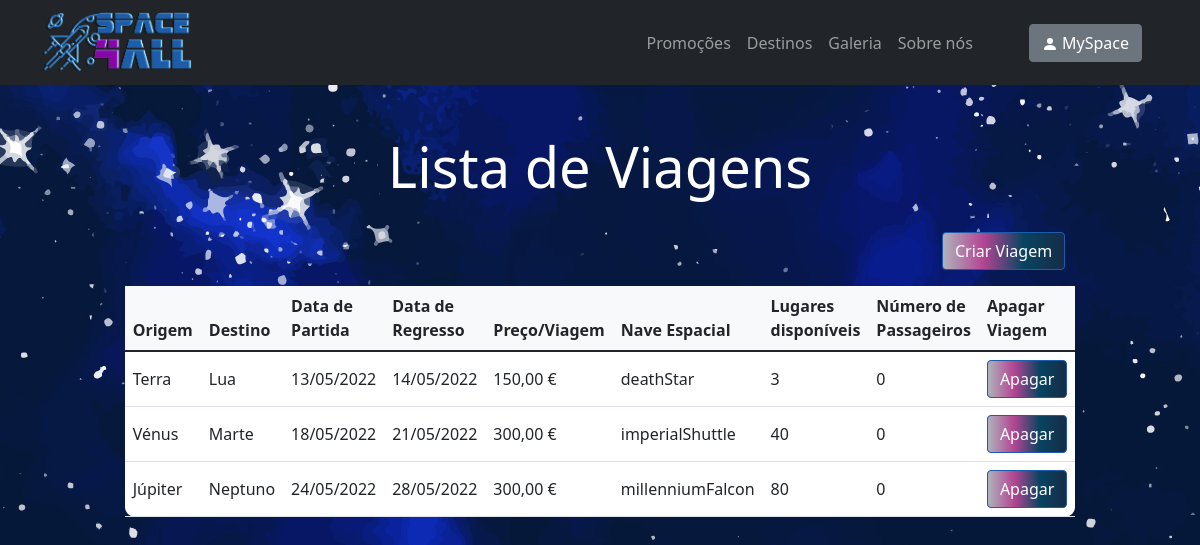
The app's page /trip-list, older data.
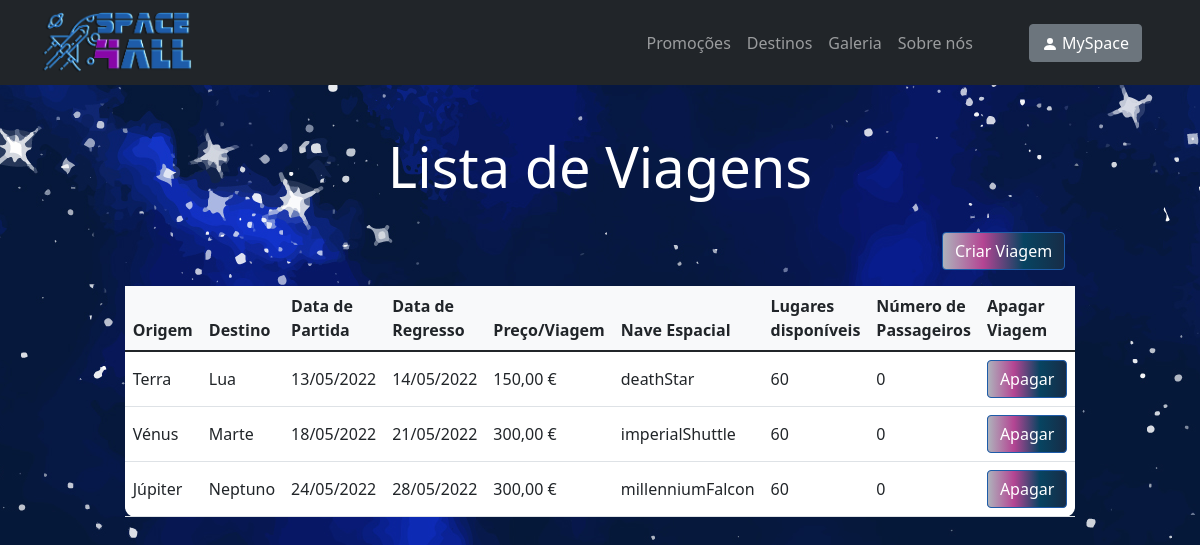
The same page, newer data.
### space_trip/models.py (models this page shows)
class Trip(models.Model):
 origin = models.CharField(max_length=50)
 destination = models.CharField(max_length=50)
 departure_date = models.DateTimeField('departure_date')
 return_date = models.DateTimeField('return_date')
 price = models.IntegerField(default=600)
 spaceship = models.CharField(max_length=50)
 available_seats = models.IntegerField(default=60)
 number_of_passengers = models.IntegerField(default=0)

### space_trip/views.py (the view)
# urls.py: path("trip-list", views.tripList, name="trip-list"),
def tripList(request):
    trip_list = Trip.objects.all()
    return render(request, 'space_trip/trip-list.html', {'trip_list': trip_list})

### space_trip/templates/space_trip/trip-list.html (shortened to what this page needs)
{% extends "./index.html" %}
{% load static %}
{% block body %}
<div>
      <br><br>
       <h1 style="color: white; text-align: center;" class="glow display-4">Lista de Viagens</h1>
      <br>
      <a href="{% url 'space_trip:trip-management' %}"><button class="btn btn-primary btn-block fa-lg gradient-custom-2 mb-3" style="position: relative; left: 78.5%">Criar Viagem</button></a>
      <br>
      {% if trip_list %}
          <table class="table align-middle mb-0 bg-white w-75" style="border-radius: 10px; margin-left: auto; margin-right: auto;">
            <thead class="bg-light">
              <tr>
                <th>Origem</th>
                <th>Destino</th>
                <th>Data de Partida</th>
                <th>Data de Regresso</th>
                <th>Preço/Viagem</th>
                <th>Nave Espacial</th>
                <th>Lugares disponíveis</th>
                <th>Número de Passageiros</th>
                <th>Apagar Viagem</th>
              </tr>
            </thead>
            <tbody>
            {% for trip in trip_list %}
                  <tr>
                    <td>
                        {{ trip.origin }}
                    </td>
                    <td>
                        {{ trip.destination }}
                    </td>
                    <td>
                        {{ trip.departure_date|date:"d/m/Y" }}
                    </td>
                    <td>
                        {{ trip.return_date|date:"d/m/Y" }}
                    </td>
                    <td>
                        {{ trip.price }},00 €
                    </td>
                    <td>
                        {{ trip.spaceship }}
                    </td>
                    <td>
                        {{ trip.available_seats }}
                    </td>
                    <td>
                        {{ trip.number_of_passengers }}
                    </td>
                    <td>
                        <form action="{% url 'space_trip:deleteTrip' trip.id %}" method="get">
                            <input class="btn btn-primary btn-block fa-lg gradient-custom-2" type="submit" value="Apagar" />
                        </form>
                    </td>
                  </tr>
                {% endfor %}
            </tbody>
          </table>
    {% else %}
        <h1 style="color: white; text-align: center;" class="glow display-4">Não existem viagens disponíveis</h1>
    {% endif %}
</div>
{% endblock %}

### space_trip/templates/space_trip/index.html (shortened to what this page needs)
<!DOCTYPE html>
<html lang="pt">
<head>
    {% load static %}
    <link rel="stylesheet" type="text/css" href="{% static 'space_trip/css/bootstrap.css' %}">
</head>
{% block navbar %}
<nav id="navbar_top" class="navbar navbar-expand-lg navbar-dark bg-dark">
    <div class="container">
        <a class="navbar-brand me-2" href="{% url 'space_trip:index' %}">
            <img src="{% static 'spicy space/Space4All - effects.png' %}" height="60px" alt="Logo"
                 loading="lazy" style="margin-top: -1px;"/>
        </a>
        <div class="collapse navbar-collapse" id="navbarButtonsExample">
            <div class="mx-5">
                <ul class="navbar-nav" style="position: relative;">
                    <li class="nav-item">
                        <a class="nav-link" href="{% url 'space_trip:promotions' %}">Promoções</a>
                    </li>
                    <li class="nav-item">
                        <a class="nav-link" href="{% url 'space_trip:destinations' %}">Destinos</a>
                    </li>
                    <li class="nav-item">
                        <a class="nav-link" href="{% url 'space_trip:gallery' %}">Galeria</a>
                    </li>
                    <li class="nav-item">
                        <a class="nav-link" href="{% url 'space_trip:about-us' %}">Sobre nós</a>
                    </li>
                </ul>
            </div>
            <div class="d-flex align-items-center">
                {% if request.user.is_authenticated %}
                    <a type="button" class="btn btn-secondary me-3" href="{% url 'space_trip:profile' %}">
                        <svg xmlns="http://www.w3.org/2000/svg" width="16" height="16" fill="currentColor" class="bi bi-person-fill" viewBox="0 0 16 16">
                            <path d="M3 14s-1 0-1-1 1-4 6-4 6 3 6 4-1 1-1 1H3zm5-6a3 3 0 1 0 0-6 3 3 0 0 0 0 6z"/>
                        </svg>
                        MySpace
                    </a>
                {% else %}
                    <a type="button" class="btn btn-secondary me-3" href="{% url 'space_trip:user_login' %}">
                        <svg xmlns="http://www.w3.org/2000/svg" width="16" height="16" fill="currentColor" class="bi bi-person-fill" viewBox="0 0 16 16">
                            <path d="M3 14s-1 0-1-1 1-4 6-4 6 3 6 4-1 1-1 1H3zm5-6a3 3 0 1 0 0-6 3 3 0 0 0 0 6z"/>
                        </svg>
                        MySpace
                    </a>
                {% endif %}
            </div>
        </div>
    </div>
</nav>
{% endblock %}
{% block body %}{% endblock %}
</html>

### space_trip/templates/space_trip/index.html (style rules this page uses)
.glow { color: #fff; text-align: left; animation: glow 1s ease-in-out infinite alternate; }

Row changes from the older to the newer data that the page shows:
changed Trip "Terra": available_seats "3" → "60"
changed Trip "Vénus": available_seats "40" → "60"
changed Trip "Júpiter": available_seats "80" → "60"
